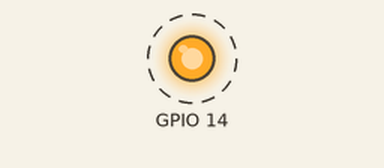
Recording of a program running on a simulated Raspberry Pi (BCM pin numbers). On the bench: output pins drawn as LEDs (lit = HIGH). Dashed ring = blinking. The clock reads 2024-03-15 10:24:30 at power-on unless the program sets it; what the program prints to the terminal is not drawn.

Above: at 0.5 s.
Timing chart, 0 to 4.6 s (numbered marks = the images above):
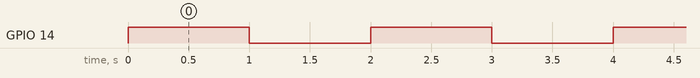

Measured:
- by itself, GPIO 14: alternates HIGH for 1.0 s and LOW for 1.0 s

The program:

python_ssr.py
```python
# switching SSR via GPIO by python on Raspberry Pi
#
import RPi.GPIO as GPIO
import datetime
from time import sleep
GPIO.setmode(GPIO.BCM)
GPIO.setup(14,GPIO.OUT)   # GPIO PIN No.14
def main():
  for i in range(100):
    now = datetime.datetime.now()
    print(now)
    print(i)
    GPIO.output(14,GPIO.HIGH)
    sleep(1)
    GPIO.output(14,GPIO.LOW)
    sleep(1)
try:
  main()
except KeyboardInterrupt:
  print("Keyboard Interrupt")
  GPIO.cleanup()
  exit()
```
